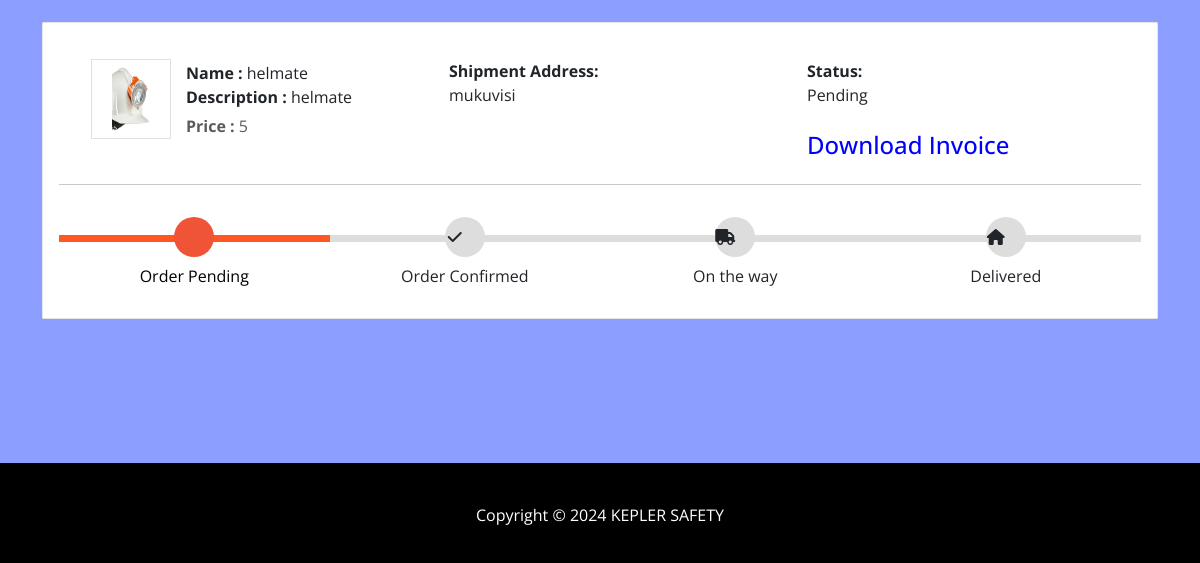
Before: /my-order (signed in, lower part) with the older database file.
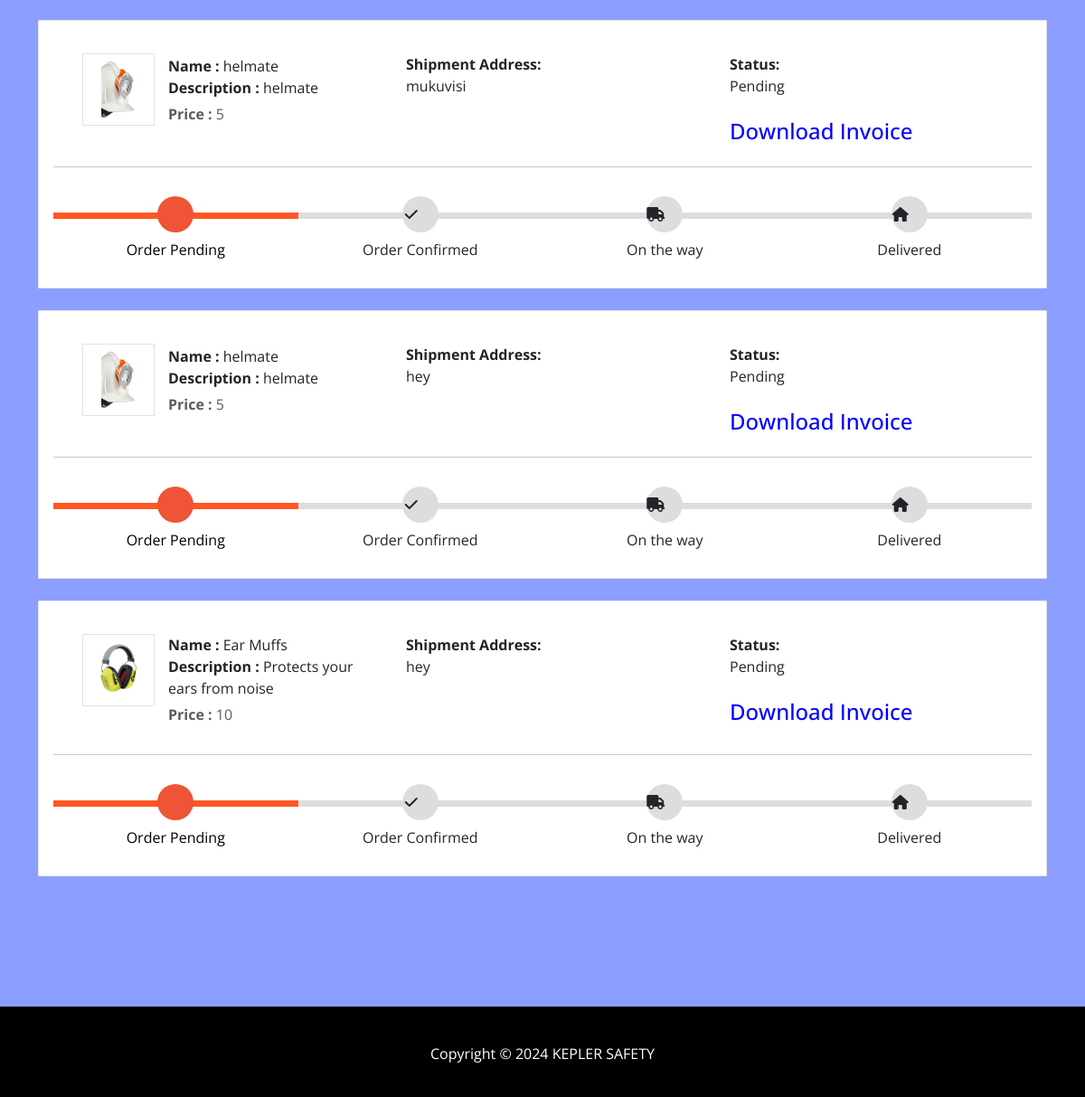
After: the same page with the newer database file.
### ecom/models.py (models this page shows, shortened)
class Product(models.Model):
    name=models.CharField(max_length=40)
    product_image= models.ImageField(upload_to='product_image/',null=True,blank=True)
    price = models.PositiveIntegerField()
    description=models.CharField(max_length=40)

class Orders(models.Model):
    STATUS =(
        ('Pending','Pending'),
        ('Order Confirmed','Order Confirmed'),
        ('Out for Delivery','Out for Delivery'),
        ('Delivered','Delivered'),
    )
    customer=models.ForeignKey('Customer', on_delete=models.CASCADE,null=True)
    product=models.ForeignKey('Product',on_delete=models.CASCADE,null=True)
    email = models.CharField(max_length=50,null=True)
    address = models.CharField(max_length=500,null=True)
    mobile = models.CharField(max_length=20,null=True)
    order_date= models.DateField(auto_now_add=True,null=True)
    status=models.CharField(max_length=50,null=True,choices=STATUS)

### ecom/views.py (the view)
# urls.py: path('my-order', views.my_order_view,name='my-order'),
@login_required(login_url='customerlogin')
@user_passes_test(is_customer)
def my_order_view(request):
    customer=models.Customer.objects.get(user_id=request.user.id)
    orders=models.Orders.objects.all().filter(customer_id = customer)
    ordered_products=[]
    for order in orders:
        ordered_product=models.Product.objects.all().filter(id=order.product.id)
        ordered_products.append(ordered_product)
    return render(request,'ecom/my_order.html',{'data':zip(ordered_products,orders)})

### ecom/views.py (called while the page is built)
def is_customer(user):
    return user.groups.filter(name='CUSTOMER').exists()

### templates/ecom/my_order.html (shortened to what this page needs)
{% extends 'ecom/customer_base.html' %}
{% load static %}
{% block content %}
<br>
<h3 style="text-align:center;">Thank You For Your Order  <strong>{{request.user}}</strong> !</h3> <br><br>
<div class="container">
    {% for products,order in data %}
    <article class="card">
        <div class="card-body">
            <ul class="row" style="margin-left:20px;margin-top:20px;">
                <li class="col-md-4">
                  <figure class="itemside mb-3">
                    {%for product in products%}
                      <div class="aside"><img src="{% static product.product_image.url %}" class="img-sm border"></div>
                      <figcaption class="info align-self-center">
                          <p class="title"><strong>Name : </strong>{{product.name}} <br> <strong>Description : </strong>{{product.description}}</p> <span class="text-muted"><strong>Price : </strong>{{product.price}} </span>
                      </figcaption>
                  </figure>
                </li>
                <li class="col-md-4">
                    <div class="col"> <strong>Shipment Address:</strong> <br> {{order.address}}</div>
                </li>
                <li class="col-md-4">
                    <div class="col"> <strong>Status:</strong> <br> {{order.status}} </div> <br>
                    <h4><a style="text-decoration:none; color:blue;" href="{% url 'download-invoice' order.id product.id  %}" >Download Invoice</a></h4>
                </li>
                {%endfor%}
            </ul>
            <hr>
            <div class="track">
                {%if order.status == 'Pending' %}
                <div class="step active"> <span class="icon"> <i style="padding-top:5px; padding-right:20px;" class="fa fa-frown-o"></i> </span> <span class="text">Order Pending</span> </div>
                <div class="step "> <span class="icon"> <i style="padding-top:5px; padding-right:20px;" class="fa fa-check"></i> </span> <span class="text"> Order Confirmed</span> </div>
                <div class="step "> <span class="icon"> <i style="padding-top:5px; padding-right:20px;" class="fa fa-truck"></i> </span> <span class="text"> On the way </span> </div>
                <div class="step "> <span class="icon"> <i style="padding-top:5px; padding-right:20px;" class="fa fa-home"></i> </span> <span class="text">Delivered</span> </div>
                {%endif%}
            </div>
        </div>
    </article><br>
    {%endfor%}
</div>
<br><br><br><br><br>
{% endblock content %}

Changed rows visible on the page:
added Orders: address "hey", status "Pending", shows "Order Pending", Product (product_image (picture), name "helmate", description "helmate", price "5")
added Orders: address "hey", status "Pending", shows "Order Pending"
now on this page (row unchanged): Product: product_image (picture), name "Ear Muffs", description "Protects your ears from noise", price "10"
